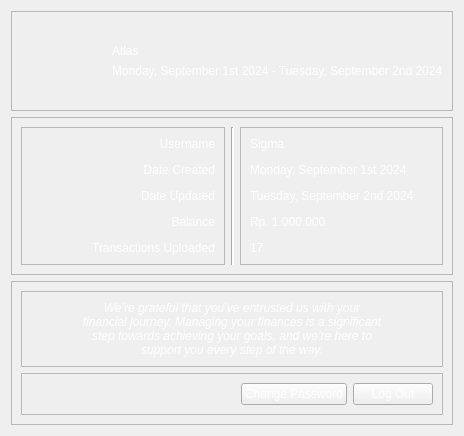
         <widget class="QWidget" name="profile">
          <layout class="QVBoxLayout" name="verticalLayout_11">
           <item>
            <widget class="QFrame" name="frame_9">
             <property name="sizePolicy">
              <sizepolicy hsizetype="Preferred" vsizetype="Maximum">
               <horstretch>0</horstretch>
               <verstretch>0</verstretch>
              </sizepolicy>
             </property>
             <property name="minimumSize">
              <size>
               <width>0</width>
               <height>100</height>
              </size>
             </property>
             <property name="frameShape">
              <enum>QFrame::StyledPanel</enum>
             </property>
             <property name="frameShadow">
              <enum>QFrame::Raised</enum>
             </property>
             <layout class="QVBoxLayout" name="verticalLayout_12">
              <property name="leftMargin">
               <number>100</number>
              </property>
              <item>
               <widget class="QLabel" name="label_11">
                <property name="styleSheet">
                 <string notr="true">color: rgb(255, 255, 255);</string>
                </property>
                <property name="text">
                 <string>Atlas</string>
                </property>
                <property name="alignment">
                 <set>Qt::AlignBottom|Qt::AlignLeading|Qt::AlignLeft</set>
                </property>
               </widget>
              </item>
              <item>
               <widget class="QLabel" name="label_6">
                <property name="styleSheet">
                 <string notr="true">color: rgb(255, 255, 255);</string>
                </property>
                <property name="text">
                 <string>Monday, September 1st 2024 - Tuesday, September 2nd 2024</string>
                </property>
                <property name="alignment">
                 <set>Qt::AlignLeading|Qt::AlignLeft|Qt::AlignTop</set>
                </property>
               </widget>
              </item>
             </layout>
            </widget>
           </item>
           <item>
            <widget class="QFrame" name="frame_10">
             <property name="frameShape">
              <enum>QFrame::StyledPanel</enum>
             </property>
             <property name="frameShadow">
              <enum>QFrame::Raised</enum>
             </property>
             <layout class="QHBoxLayout" name="horizontalLayout_9">
              <item>
               <widget class="QFrame" name="frame_11">
                <property name="frameShape">
                 <enum>QFrame::StyledPanel</enum>
                </property>
                <property name="frameShadow">
                 <enum>QFrame::Raised</enum>
                </property>
                <layout class="QVBoxLayout" name="verticalLayout_13">
                 <item>
                  <widget class="QLabel" name="label_12">
                   <property name="styleSheet">
                    <string notr="true">color: rgb(255, 255, 255);</string>
                   </property>
                   <property name="text">
                    <string>&lt;html&gt;&lt;head/&gt;&lt;body&gt;&lt;p&gt;Username&lt;/p&gt;&lt;p&gt;Date Created&lt;/p&gt;&lt;p&gt;Date Updated&lt;/p&gt;&lt;p&gt;Balance&lt;/p&gt;&lt;p&gt;Transactions Uploaded&lt;/p&gt;&lt;/body&gt;&lt;/html&gt;</string>
                   </property>
                   <property name="alignment">
                    <set>Qt::AlignRight|Qt::AlignTrailing|Qt::AlignVCenter</set>
                   </property>
                  </widget>
                 </item>
                </layout>
               </widget>
              </item>
              <item>
               <widget class="Line" name="line">
                <property name="styleSheet">
                 <string notr="true">background-color: rgb(255, 255, 255);</string>
                </property>
                <property name="orientation">
                 <enum>Qt::Vertical</enum>
                </property>
               </widget>
              </item>
              <item>
               <widget class="QFrame" name="frame_12">
                <property name="frameShape">
                 <enum>QFrame::StyledPanel</enum>
                </property>
                <property name="frameShadow">
                 <enum>QFrame::Raised</enum>
                </property>
                <layout class="QHBoxLayout" name="horizontalLayout_12">
                 <item>
                  <widget class="QLabel" name="label_14">
                   <property name="styleSheet">
                    <string notr="true">color: rgb(255, 255, 255);</string>
                   </property>
                   <property name="text">
                    <string>&lt;html&gt;&lt;head/&gt;&lt;body&gt;&lt;p&gt;Sigma&lt;/p&gt;&lt;p&gt;Monday, September 1st 2024&lt;/p&gt;&lt;p&gt;Tuesday, September 2nd 2024&lt;/p&gt;&lt;p&gt;Rp. 1.000.000&lt;/p&gt;&lt;p&gt;17&lt;/p&gt;&lt;/body&gt;&lt;/html&gt;</string>
                   </property>
                  </widget>
                 </item>
                </layout>
               </widget>
              </item>
             </layout>
            </widget>
           </item>
           <item>
            <widget class="QFrame" name="frame_13">
             <property name="sizePolicy">
              <sizepolicy hsizetype="Preferred" vsizetype="Maximum">
               <horstretch>0</horstretch>
               <verstretch>0</verstretch>
              </sizepolicy>
             </property>
             <property name="minimumSize">
              <size>
               <width>0</width>
               <height>100</height>
              </size>
             </property>
             <property name="frameShape">
              <enum>QFrame::StyledPanel</enum>
             </property>
             <property name="frameShadow">
              <enum>QFrame::Raised</enum>
             </property>
             <layout class="QVBoxLayout" name="verticalLayout_14">
              <item>
               <widget class="QFrame" name="frame_14">
                <property name="sizePolicy">
                 <sizepolicy hsizetype="Preferred" vsizetype="Preferred">
                  <horstretch>0</horstretch>
                  <verstretch>0</verstretch>
                 </sizepolicy>
                </property>
                <property name="frameShape">
                 <enum>QFrame::StyledPanel</enum>
                </property>
                <property name="frameShadow">
                 <enum>QFrame::Raised</enum>
                </property>
                <layout class="QHBoxLayout" name="horizontalLayout_11">
                 <item>
                  <spacer name="horizontalSpacer_12">
                   <property name="orientation">
                    <enum>Qt::Horizontal</enum>
                   </property>
                   <property name="sizeType">
                    <enum>QSizePolicy::Fixed</enum>
                   </property>
                   <property name="sizeHint" stdset="0">
                    <size>
                     <width>50</width>
                     <height>20</height>
                    </size>
                   </property>
                  </spacer>
                 </item>
                 <item>
                  <widget class="QLabel" name="label_13">
                   <property name="styleSheet">
                    <string notr="true">color: rgb(255, 255, 255);
</string>
                   </property>
                   <property name="text">
                    <string>&lt;html&gt;&lt;head/&gt;&lt;body&gt;&lt;p align=&quot;center&quot;&gt;&lt;span style=&quot; font-style:italic;&quot;&gt;We’re grateful that you’ve entrusted us with your financial journey. Managing your finances is a significant step towards achieving your goals, and we’re here to support you every step of the way.&lt;/span&gt;&lt;/p&gt;&lt;/body&gt;&lt;/html&gt;</string>
                   </property>
                   <property name="wordWrap">
                    <bool>true</bool>
                   </property>
                  </widget>
                 </item>
                 <item>
                  <spacer name="horizontalSpacer_13">
                   <property name="orientation">
                    <enum>Qt::Horizontal</enum>
                   </property>
                   <property name="sizeType">
                    <enum>QSizePolicy::Fixed</enum>
                   </property>
                   <property name="sizeHint" stdset="0">
                    <size>
                     <width>50</width>
                     <height>20</height>
                    </size>
                   </property>
                  </spacer>
                 </item>
                </layout>
               </widget>
              </item>
              <item>
               <widget class="QFrame" name="frame_15">
                <property name="frameShape">
                 <enum>QFrame::StyledPanel</enum>
                </property>
                <property name="frameShadow">
                 <enum>QFrame::Raised</enum>
                </property>
                <layout class="QHBoxLayout" name="horizontalLayout_10">
                 <item>
                  <spacer name="horizontalSpacer_11">
                   <property name="orientation">
                    <enum>Qt::Horizontal</enum>
                   </property>
                   <property name="sizeHint" stdset="0">
                    <size>
                     <width>40</width>
                     <height>20</height>
                    </size>
                   </property>
                  </spacer>
                 </item>
                 <item>
                  <widget class="QPushButton" name="pushButton_2">
                   <property name="styleSheet">
                    <string notr="true">color: rgb(255, 255, 255);</string>
                   </property>
                   <property name="text">
                    <string>Change Password</string>
                   </property>
                  </widget>
                 </item>
                 <item>
                  <widget class="QPushButton" name="pushButton">
                   <property name="styleSheet">
                    <string notr="true">color: rgb(255, 255, 255);</string>
                   </property>
                   <property name="text">
                    <string>Log Out</string>
                   </property>
                  </widget>
                 </item>
                </layout>
               </widget>
              </item>
             </layout>
            </widget>
           </item>
          </layout>
         </widget>
